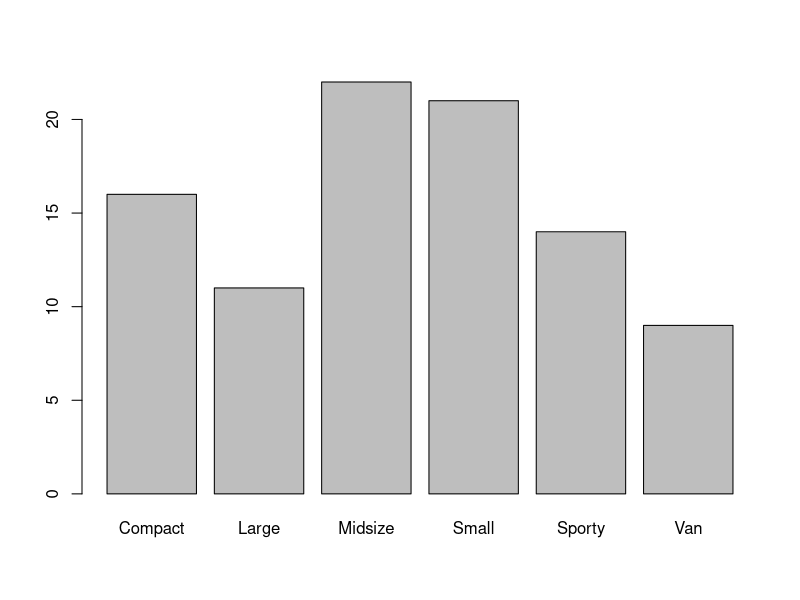
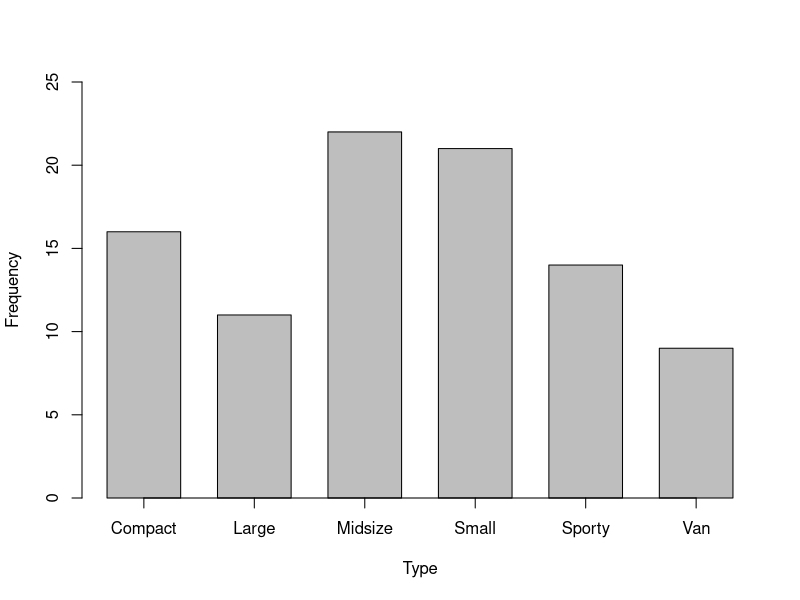
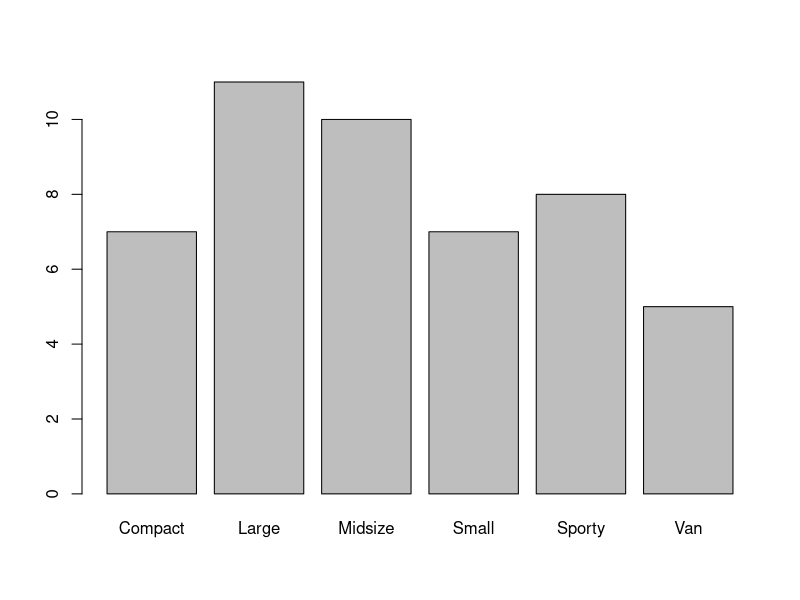
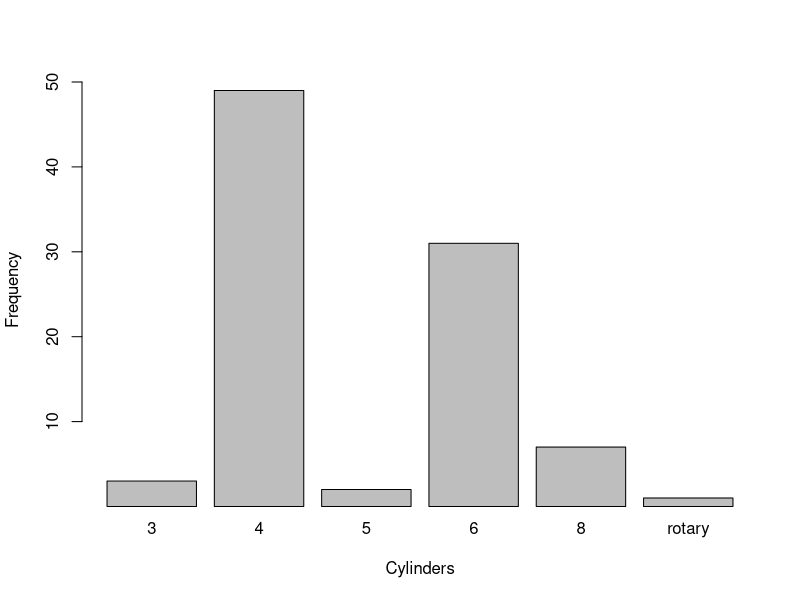

Source code (R) for these figures, in order:
#Demonstrates the concept of bar plots.
#Uses cars93 dataset from MASS package
#Cars93 is a dataframe from MASS dataset that contains info on 93 cars from 1993 and has 27 columns.

library(MASS)
#To see the structure of cars93 dataset.
str(Cars93)

#to see first 3 columns from first 6 rows.
head(Cars93[1:3])

#To create the barplot for the type of cars in the dataset.
#Find the frequency of the car types.
barplot(table(Cars93$Type))

#To set the type count use ylim=c(min,max). Current limit is 20, extend it to 25
#Add xlab="Type",ylab="Frequency" to add more details to the plot
#To add solid x axis, use axis.lty="solid"
#To increase the spacing between the bars use space=0.5
barplot(table(Cars93$Type), 
        ylim=c(0,25),
        xlab="Type",
        ylab="Frequency",
        axis.lty="solid",
        space=0.5
        )

#Use filter to get data for US origin models
library(dplyr)

US.Cars93<-filter(Cars93,Origin=="USA")
barplot(table(US.Cars93$Type))

#To create bar plot for cylinders.
barplot(table(Cars93$Cylinders),ylim=c(1,50),xlab="Cylinders",ylab="Frequency")




